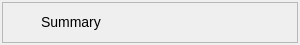
<?xml version="1.0" encoding="UTF-8"?>
<ui version="4.0">
 <class>SummaryWidget</class>
 <widget class="QWidget" name="SummaryWidget">
  <property name="geometry">
   <rect>
    <x>0</x>
    <y>0</y>
    <width>300</width>
    <height>45</height>
   </rect>
  </property>
  <property name="minimumSize">
   <size>
    <width>0</width>
    <height>45</height>
   </size>
  </property>
  <property name="windowTitle">
   <string>Form</string>
  </property>
  <layout class="QVBoxLayout" name="verticalLayout">
   <property name="spacing">
    <number>0</number>
   </property>
   <property name="margin">
    <number>2</number>
   </property>
   <item>
    <widget class="QFrame" name="frame">
     <property name="frameShape">
      <enum>QFrame::StyledPanel</enum>
     </property>
     <property name="frameShadow">
      <enum>QFrame::Raised</enum>
     </property>
     <layout class="QHBoxLayout" name="horizontalLayout">
      <property name="spacing">
       <number>4</number>
      </property>
      <property name="margin">
       <number>2</number>
      </property>
      <item>
       <widget class="QLabel" name="icon">
        <property name="minimumSize">
         <size>
          <width>32</width>
          <height>32</height>
         </size>
        </property>
        <property name="maximumSize">
         <size>
          <width>30</width>
          <height>30</height>
         </size>
        </property>
        <property name="text">
         <string/>
        </property>
        <property name="pixmap">
         <pixmap resource="resources.qrc">:/tk_multi_datamanager/icon_256.png</pixmap>
        </property>
        <property name="scaledContents">
         <bool>true</bool>
        </property>
       </widget>
      </item>
      <item>
       <widget class="QLabel" name="header">
        <property name="sizePolicy">
         <sizepolicy hsizetype="Expanding" vsizetype="Expanding">
          <horstretch>0</horstretch>
          <verstretch>0</verstretch>
         </sizepolicy>
        </property>
        <property name="text">
         <string>&lt;big&gt;Summary&lt;/big&gt;</string>
        </property>
       </widget>
      </item>
     </layout>
    </widget>
   </item>
  </layout>
 </widget>
 <resources>
  <include location="resources.qrc"/>
 </resources>
 <connections/>
</ui>
